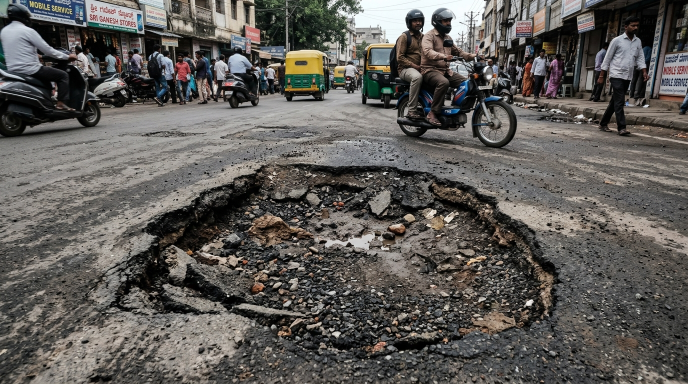
#> input picture real_pothole_road_1788582019643.jpg, 1376 x 768 px (shown at 1/2 size); its folder holds only this picture in this run
$ python -i classifier.py   (imports and definitions only)
#> lines starting #> are read from the running program, lines starting #| are printed output that depends on the picture
"""
Civisense - Smart Civic Issue Classifier & Severity Estimator

This module acts as the AI inference engine for Civisense.
In this hackathon MVP, it employs a multi-modal heuristic analysis:
1. Computer Vision Image Analysis: Evaluates luminance, contrast, edge density,
   and color palette distribution using Pillow.
2. Natural Language Description Analysis: Scans tokenized keywords to reinforce
   the semantic context and calculate severity modifiers.
3. Automated Department Routing & Priority Matrix: Calculates dynamic SLA priority
   (1-10) and assigns the municipal department responsible for remediation.

Production Upgrade Path:
- Replace the heuristic engine with fine-tuned YOLOv8 or MobileNetV2 trained on
  civic problem datasets (e.g., Road Damage Dataset RDD2022, GarbageNet, etc.).
"""

import os
import re
import random
from PIL import Image, ImageStat, ImageFilter

CATEGORIES = {
    "Pothole": {
        "keywords": ["pothole", "crater", "hole", "road pit", "bump", "asphalt hole", "dip", "ditch"],
        "department": "Road Maintenance Department",
        "base_severity": "HIGH",
        "base_priority": 8,
        "default_confidence_range": (88, 96),
        "visual_signature": "high_edge_dark_contrast"
    },
    "Garbage Dump": {
        "keywords": ["garbage", "trash", "waste", "dump", "litter", "debris", "rubbish", "plastic", "refuse", "stench"],
        "department": "Solid Waste Management Department",
        "base_severity": "MEDIUM",
        "base_priority": 6,
        "default_confidence_range": (86, 95),
        "visual_signature": "high_entropy_color_scatter"
    },
    "Water Leakage": {
        "keywords": ["water", "leak", "pipe", "burst", "supply", "drinking water", "flooding", "tap", "pipeline"],
        "department": "Water Supply & Sewerage Board",
        "base_severity": "HIGH",
        "base_priority": 8,
        "default_confidence_range": (87, 94),
        "visual_signature": "blue_reflectance_smooth"
    },
    "Broken Streetlight": {
        "keywords": ["streetlight", "street light", "lamp", "pole", "dark", "wiring", "electrical", "bulb", "flickering", "lighting"],
        "department": "Electrical & Public Lighting Department",
        "base_severity": "MEDIUM",
        "base_priority": 6,
        "default_confidence_range": (89, 97),
        "visual_signature": "low_luminance_vertical"
    },
    "Road Damage": {
        "keywords": ["crack", "road damage", "damaged road", "caved in", "pavement", "erosion", "broken road", "tar", "divider"],
        "department": "Public Works Department (PWD)",
        "base_severity": "HIGH",
        "base_priority": 7,
        "default_confidence_range": (85, 93),
        "visual_signature": "linear_edges_texture"
    },
    "Overflowing Drain": {
        "keywords": ["drain", "drainage", "sewer", "gutter", "sewage", "overflowing drain", "choked", "manhole", "dirty water", "nallah"],
        "department": "Municipal Drainage & Sanitation Department",
        "base_severity": "CRITICAL",
        "base_priority": 9,
        "default_confidence_range": (88, 96),
        "visual_signature": "dark_fluid_contrast"
    },
    "Other": {
        "keywords": ["encroachment", "tree fallen", "stray", "noise", "illegal", "footpath", "hazard", "civic"],
        "department": "Municipal Grievance Redressal Cell",
        "base_severity": "LOW",
        "base_priority": 4,
        "default_confidence_range": (78, 88),
        "visual_signature": "general"
    }
}

SEVERITY_KEYWORDS = {
    "CRITICAL": ["critical", "emergency", "fatal", "accident", "burst", "flooded", "collapsed", "fire", "sparking", "toxic", "huge", "dangerous", "death trap"],
    "HIGH": ["deep", "urgent", "major", "severe", "hazardous", "massive", "blocked", "overflowing", "injury", "broken", "serious"],
    "MEDIUM": ["moderate", "bad", "smelly", "annoying", "growing", "frequent", "several"],
    "LOW": ["minor", "small", "slight", "cosmetic", "old", "inconvenience"]
}


class CivicIssueClassifier:
    """Intelligent multi-modal civic classifier for hackathon demonstration."""

    def __init__(self):
        self.categories = CATEGORIES

    def analyze_image_features(self, image_path):
        """Extract visual descriptors (brightness, contrast, edge density) from image."""
#> called with image_path = '../real_pothole_road_1788582019643.jpg'
        if not image_path or not os.path.exists(image_path):
            return {"valid": False, "brightness": 128, "contrast": 50, "edge_score": 50}

        try:
            with Image.open(image_path) as img:
                # Convert to RGB and resize for fast analysis
#> img is the input picture: PIL image 1376x768 RGB; mean R, G, B 94.7, 91.9, 88.1
                img_rgb = img.convert("RGB").resize((160, 160))
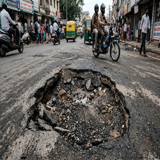
#> img_rgb: PIL image 160x160 RGB; mean R, G, B 94.7, 91.9, 88.1
                stat = ImageStat.Stat(img_rgb)
                mean_brightness = sum(stat.mean) / (3.0 * 255.0)  # 0.0 to 1.0
#> mean_brightness = 0.359
                r, g, b = stat.mean
#> r = 94.69; g = 91.9; b = 88.11

                # Grayscale for edge analysis
                img_gray = img_rgb.convert("L")
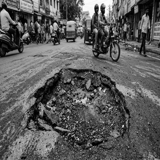
#> img_gray: PIL image 160x160 L; min 0, max 255, mean 92.3
                edges = img_gray.filter(ImageFilter.FIND_EDGES)
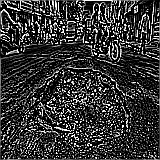
#> edges: PIL image 160x160 L; min 0, max 255, mean 55
                edge_stat = ImageStat.Stat(edges)
                edge_score = edge_stat.mean[0]  # higher means more jagged/broken textures
#> edge_score = 55.02

                contrast = (stat.stddev[0] + stat.stddev[1] + stat.stddev[2]) / 3.0
#> contrast = 48.63

                return {
                    "valid": True,
                    "brightness": mean_brightness,
                    "contrast": contrast,
                    "edge_score": edge_score,
                    "r": r, "g": g, "b": b
                }
        except Exception:
            return {"valid": False, "brightness": 128, "contrast": 50, "edge_score": 50}

    # [97 lines left out: function predict, not called in this run]


# Global helper instance
_classifier_instance = None

# [5 lines left out: function analyze_issue, not called in this run]

>>> result = CivicIssueClassifier().analyze_image_features('../real_pothole_road_1788582019643.jpg')
#> result = {'valid': True, 'brightness': 0.359, 'contrast': 48.63, 'edge_score': 55.02, 'r': 94.69, 'g': 91.9, 'b': 88.11}
